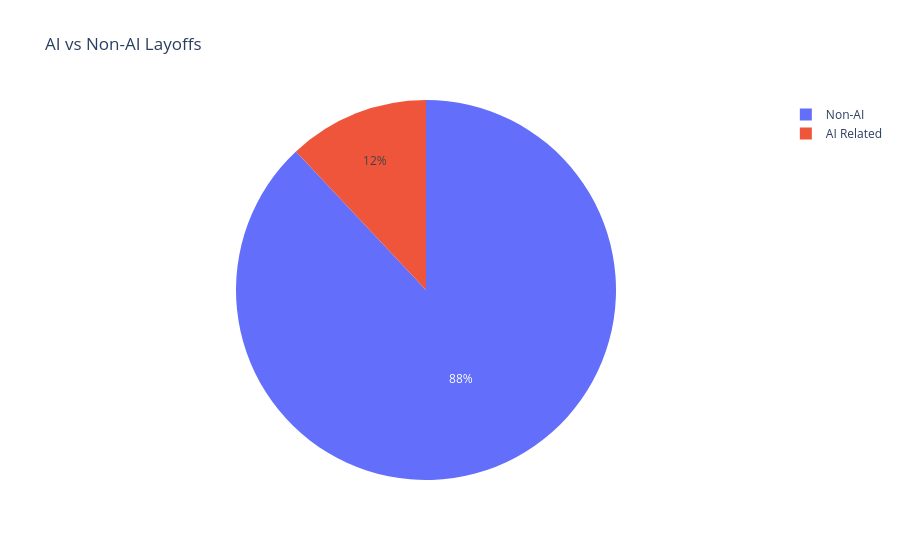

Notebook code for this chart:
### Code cell
fig = px.pie(
    ai_analysis,
    names="ai_related",
    values="total_laid_off",
    title="AI vs Non-AI Layoffs"
)

fig.show()

### Figure 1 — Plotly figure (JSON) as saved in the notebook; plotly's stock layout.template omitted (floating-point values rounded to 4 significant figures)
{"data": [{"domain": {"x": [0, 1], "y": [0, 1]}, "hovertemplate": "ai_related=%{label}<br>total_laid_off=%{value}<extra></extra>", "labels": ["AI Related", "Non-AI"], "legendgroup": "", "name": "", "showlegend": true, "type": "pie", "values": [107600.0, 789100.0]}], "layout": {"legend": {"tracegroupgap": 0}, "title": {"text": "AI vs Non-AI Layoffs"}}}
